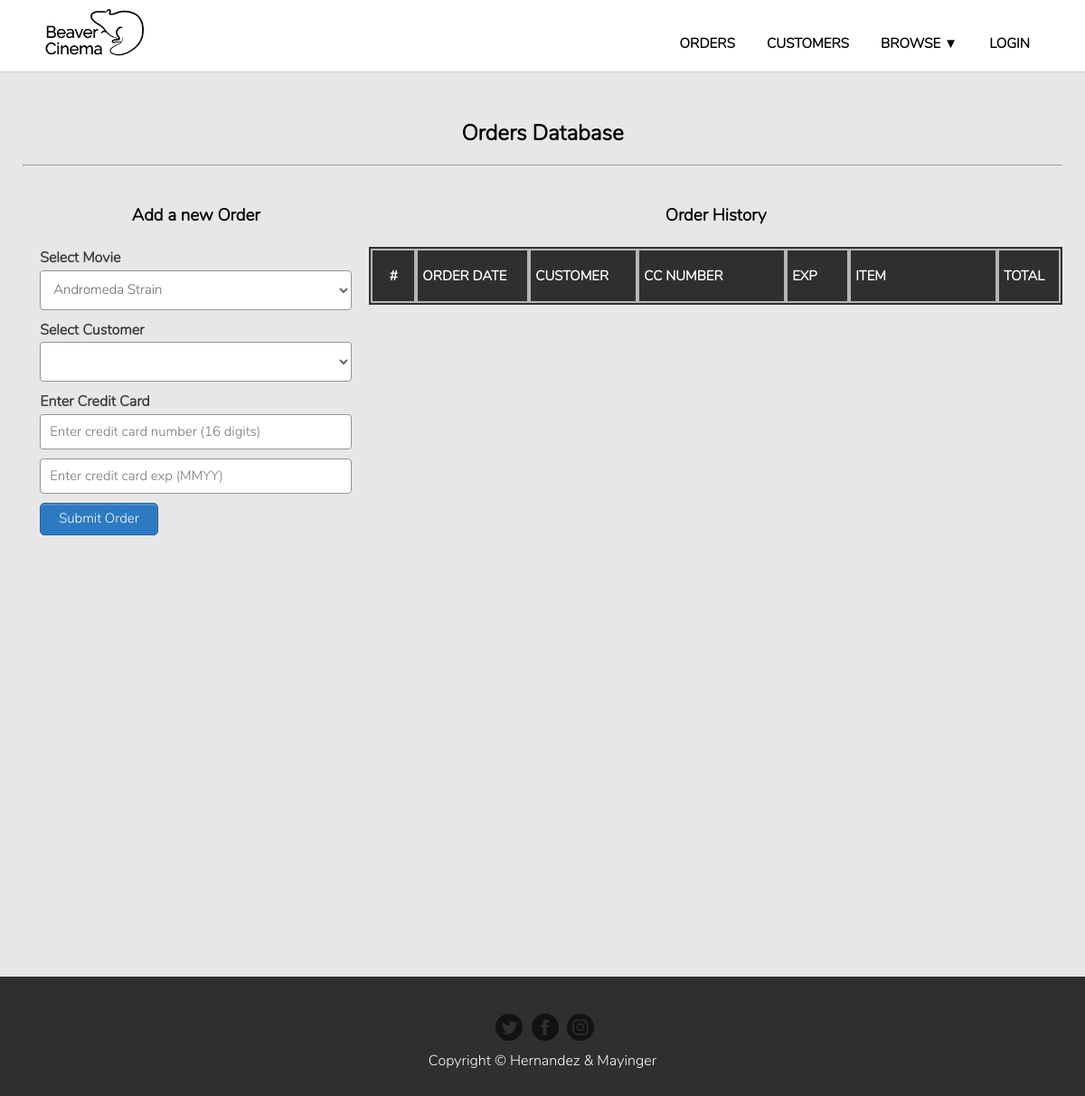
The page /php/orders.php on the database as committed earlier.
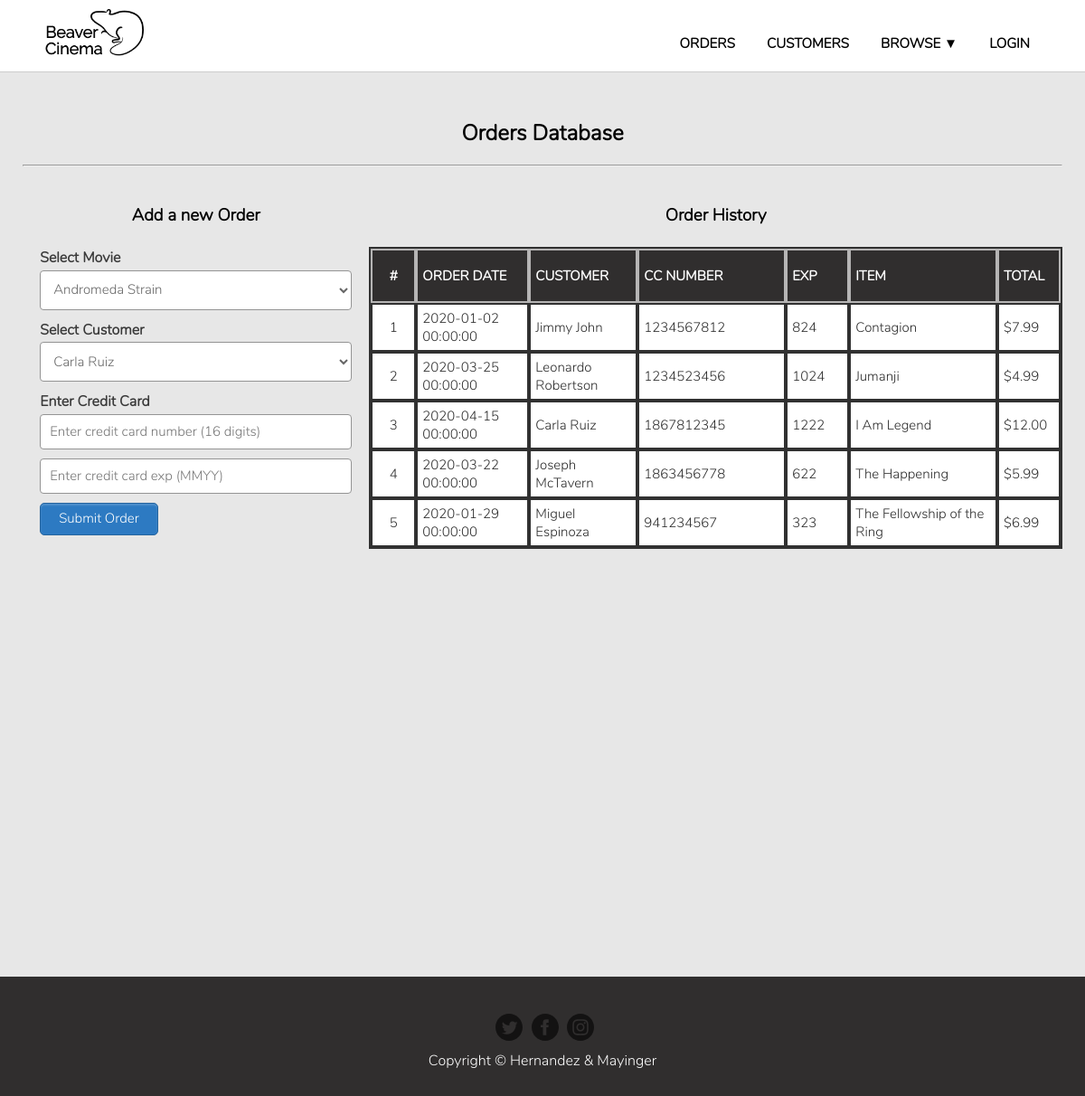
The same page on the database as committed later.
### tables this page shows
CREATE TABLE `customers` (
	`customer_id` int(11) unsigned NOT NULL AUTO_INCREMENT,
	`first_name` varchar(45) NOT NULL,
	`last_name` varchar(45) NOT NULL,
	`address` varchar(45) NOT NULL,
	`phone` varchar(50) DEFAULT NULL,
	`email` varchar(50) DEFAULT NULL,
	PRIMARY KEY (`customer_id`)
);

CREATE TABLE `orders` (
	`order_id` int(11) unsigned NOT NULL AUTO_INCREMENT,
	`customer_id` int(11) unsigned,
	`credit_number` int(11) NOT NULL,
	`credit_exp` int(11) NOT NULL,
	`order_date` datetime NOT NULL,
	PRIMARY KEY (`order_id`),
	CONSTRAINT `fk_order_customer` FOREIGN KEY (`customer_id`) REFERENCES `customers` (`customer_id`) ON DELETE SET NULL
);

CREATE TABLE `movies` (
	`movie_id` int(11) unsigned NOT NULL AUTO_INCREMENT,
	`title` varchar(255) NOT NULL,
	`price` decimal(5,2) NOT NULL DEFAULT '5.99',
	`num_stock` int(11) unsigned DEFAULT NULL,
	`movie_description` text,
	PRIMARY KEY (`movie_id`)
);

### php/orders.php (the view, shortened to what this page needs)
<?php
include("templates/header.php");	?>
		<div class="container grid">
			<div class="box title">
				<h2 class="title">Orders Database</h2>
				<hr>
			</div>
			<div class="box box-update">
				<div class="edit-customer-form">
					<h3>Add a new Order</h3>
					<?php
					$conn = OpenCon();
					$movie_result = $conn->query("SELECT movie_id, title FROM movies ORDER BY title") or die($conn->error);
					$customer_result = $conn->query("SELECT customer_id, first_name, last_name FROM customers ORDER BY first_name") or die($conn->error);
					?>
					<form action="database/action.php" method="POST" enctype="multipart/form-data">
						<div class="form-group">
							<h4>Select Movie</h4>
							<select class="dropdown-form" name="movie-dropdown">
								<?php
								while($rows = $movie_result->fetch_assoc()){
									$dd_movie_id = $rows['movie_id'];
									$dd_movie_title = $rows['title'];
									echo "<option value='$dd_movie_id'>$dd_movie_title</option>";
								}
								?>
							</select>
						</div>
						<div class="form-group">
							<h4>Select Customer</h4>
							<select class="dropdown-form" name="customer-dropdown">
								<?php
								while($rows = $customer_result->fetch_assoc()){
									$dd_customer_id = $rows['customer_id'];
									$dd_first = $rows['first_name'];
									$dd_last = $rows['last_name'];
									echo "<option value='$dd_customer_id'>$dd_first $dd_last</option>";
								}
								?>
							</select>
						</div>
						<div class="form-group">
							<h4>Enter Credit Card</h4>
							<input type="text" name="credit_number" class="form-control" placeholder="Enter credit card number (16 digits)" maxlength="16" pattern="\d{16}" title="please enter 16 digits" required>
						</div>
						<div class="form-group">
							<input type="text" name="credit_exp" class="form-control" placeholder="Enter credit card exp (MMYY)" maxlength="4" pattern="\d{4}" title="please enter 4 digits" required>
						</div>
						<div class="form-group">
							<input type="submit" class="button-submit" name="submit-order" value="Submit Order">
						</div>
					</form>
				</div>
				<div class="box tbl-header table-box">
					<h3>Order History</h3>
					<?php
						$mysqli = OpenCon();
						$result = $mysqli->query("SELECT o.order_id, o.order_date, c.first_name, c.last_name, o.credit_number, o.credit_exp, m.title, m.price FROM customers AS c
						INNER JOIN orders AS o ON o.customer_id=c.customer_id
						INNER JOIN movie_orders AS mo ON o.order_id=mo.order_id
						INNER JOIN movies AS m ON m.movie_id=mo.movie_id
						ORDER BY o.order_id") or die($mysqli->error);
					?>
					<table class="orders-table">
						<thead>
							<tr class="header-row">
								<th>#</th>
								<th>Order Date</th>
								<th>Customer</th>
								<th>CC Number</th>
								<th>Exp</th>
								<th>Item</th>
								<th>Total</th>
							</tr>
						</thead>
						<?php
							while ($row = $result->fetch_assoc()): ?>
								<tr>
									<td><?php echo $row['order_id']; ?></td>
									<td><?php echo $row['order_date']; ?></td>
									<td><?php echo $row['first_name']." ".$row['last_name']; ?></td>
									<td><?php echo $row['credit_number']; ?></td>
									<td><?php echo $row['credit_exp']; ?></td>
									<td><?php echo $row['title']; ?></td>
									<td>$<?php echo $row['price']; ?></td>
								</tr>
						<?php endwhile; ?>
					</table>
				</div>
			</div>
		</div>
	</div>
<?php include("templates/footer.php");	?>

Rows that differ between the two databases and show on the page:
added customers: orders.order_id "1", orders.order_date "2020-01-02 00:00:00", first_name "Jimmy", last_name "John", orders.credit_number "1234567812", orders.credit_exp "824", movies.title "Contagion", movies.price "7.99"
added customers: orders.order_id "2", orders.order_date "2020-03-25 00:00:00", first_name "Leonardo", last_name "Robertson", orders.credit_number "1234523456", orders.credit_exp "1024", movies.title "Jumanji", movies.price "4.99"
added customers: orders.order_id "3", orders.order_date "2020-04-15 00:00:00", first_name "Carla", last_name "Ruiz", orders.credit_number "1867812345", orders.credit_exp "1222", movies.title "I Am Legend", movies.price "12.00"
added customers: orders.order_id "4", orders.order_date "2020-03-22 00:00:00", first_name "Joseph", last_name "McTavern", orders.credit_number "1863456778", orders.credit_exp "622", movies.title "The Happening", movies.price "5.99"
added customers: orders.order_id "5", orders.order_date "2020-01-29 00:00:00", first_name "Miguel", last_name "Espinoza", orders.credit_number "941234567", orders.credit_exp "323", movies.title "The Fellowship of the Ring", movies.price "6.99"
Other text that changed with them:
form field customer-dropdown: (not shown) → "Carla Ruiz"
